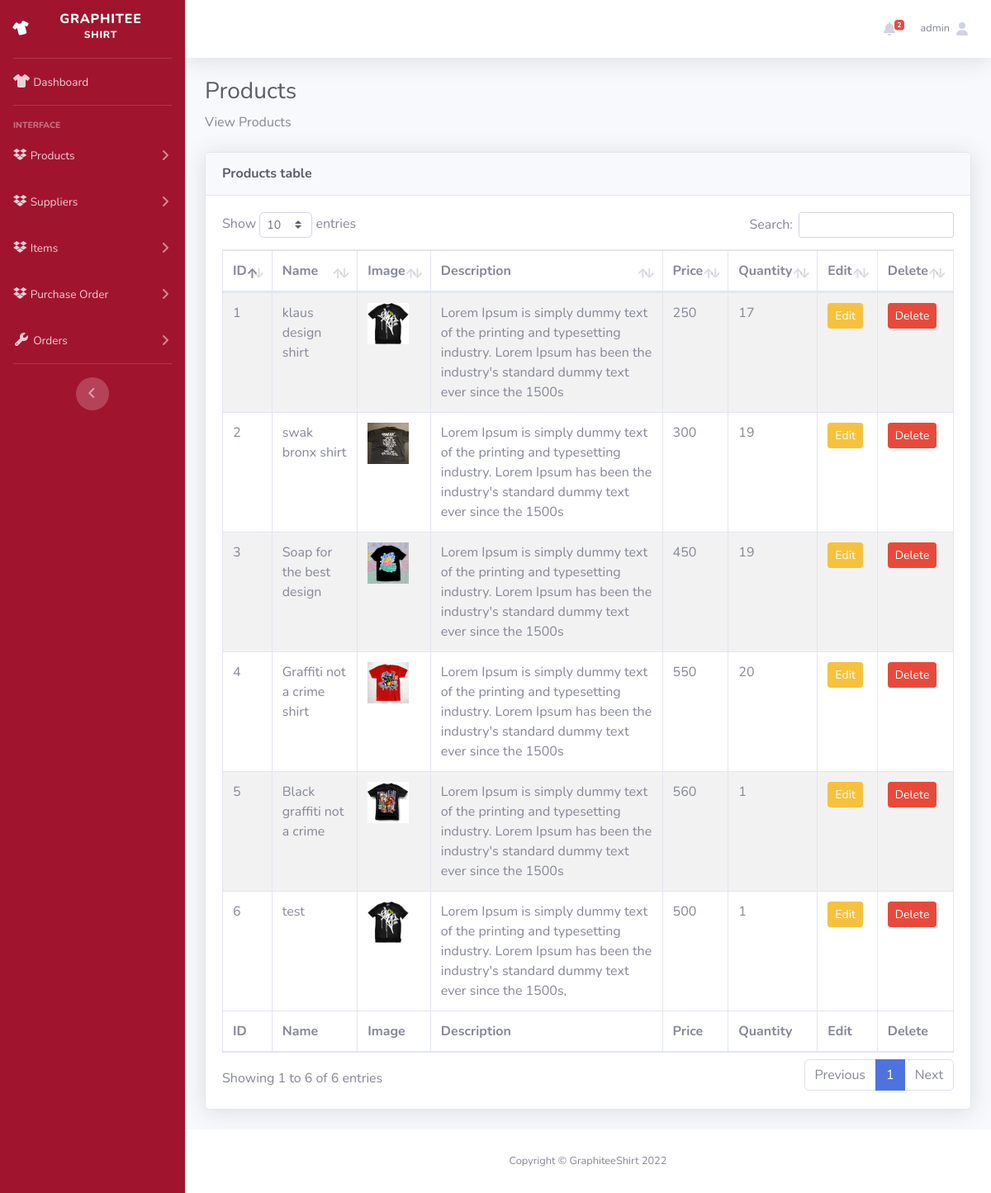
The page /view-products.php (signed in) on the database its author committed.
### tables this page shows
CREATE TABLE `products` (
  `id` int(11) NOT NULL,
  `code` varchar(50) DEFAULT NULL,
  `name` varchar(255) NOT NULL,
  `slug` varchar(255) NOT NULL,
  `image` varchar(255) NOT NULL,
  `description` text NOT NULL,
  `price` int(11) NOT NULL,
  `quantity` int(11) NOT NULL
);

### classes/connectiondb.php (called while the page is built, shortened)
<?php
class connection
{
    protected function connect()
    {
        try {
            $servername = "localhost";
            $username = "root";
            $password = "";
            $conn = new PDO("mysql:host=$servername;dbname=ooplogin", $username, $password);
            $conn->setAttribute(PDO::ATTR_ERRMODE, PDO::ERRMODE_EXCEPTION);
            return $conn;
        } catch (PDOException $e) {
            echo "Connection failed: " . $e->getMessage();
            die();
        }
    }
}

### classes/viewproductModel.php (called while the page is built, shortened)
<?php
class viewproducts extends connection
{
    function getAll($table)
    {
        $sql = "SELECT * FROM $table";
        $stmt = $this->connect()->prepare($sql);
        $stmt->execute();
        return $stmt;
    }
    function getAllQuantity($table)
    {
        $sql = "SELECT * FROM $table WHERE quantity < 5";
        $stmt = $this->connect()->prepare($sql);
        $stmt->execute();
        return $stmt;
    }
}

### view-products.php (the view, shortened to what this page needs)
<?php
include "classes/connectiondb.php";
include "classes/viewproductModel.php";
?>
<!DOCTYPE html>
<html lang="en">
<head>
    <link href="vendors/fontawesome-free/css/all.min.css" rel="stylesheet" type="text/css">
    <link href="dashboard/css/sb-admin-2.min.css" rel="stylesheet">
    <link href="vendors/datatables/dataTables.bootstrap4.min.css" rel="stylesheet">
    <link rel="stylesheet" href="https://cdnjs.cloudflare.com/ajax/libs/font-awesome/6.1.2/css/all.min.css">
    <link rel="stylesheet" href="styles/viewProduct.css">
</head>
<body id="page-top">
    <div id="wrapper">
        <ul class="navbar-nav bg-gradient-primary sidebar sidebar-dark accordion" id="accordionSidebar">
            <a class="sidebar-brand d-flex align-items-center justify-content-center" href="adminDashboard.php">
                <div class="sidebar-brand-icon rotate-n-15">
                    <i class="fa-solid fa-shirt"></i>
                </div>
                <div class="sidebar-brand-text mx-3">Graphitee <sup>Shirt</sup></div>
            </a>
            <hr class="sidebar-divider my-0">
            <li class="nav-item">
                <a class="nav-link" href="adminDashboard.php">
                    <i class="fa-solid fa-shirt"></i>
                    <span>Dashboard</span></a>
            </li>
            <hr class="sidebar-divider">
            <div class="sidebar-heading">
                Interface
            </div>
            <li class="nav-item">
                <a class="nav-link collapsed" href="#" data-toggle="collapse" data-target="#collapseTwo" aria-expanded="true" aria-controls="collapseTwo">
                    <i class="fa-brands fa-dropbox"></i>
                    <span>Products</span>
                </a>
            </li>
            <li class="nav-item">
                <a class="nav-link collapsed" href="#" data-toggle="collapse" data-target="#collapse3" aria-expanded="true" aria-controls="collapse3">
                    <i class="fa-brands fa-dropbox"></i>
                    <span>Suppliers</span>
                </a>
            </li>
            <li class="nav-item">
                <a class="nav-link collapsed" href="#" data-toggle="collapse" data-target="#collapse4" aria-expanded="true" aria-controls="collapse4">
                    <i class="fa-brands fa-dropbox"></i>
                    <span>Items </span>
                </a>
            </li>
            <li class="nav-item">
                <a class="nav-link collapsed" href="#" data-toggle="collapse" data-target="#collapse5" aria-expanded="true" aria-controls="collapse4">
                    <i class="fa-brands fa-dropbox"></i>
                    <span>Purchase Order </span>
                </a>
            </li>
            <li class="nav-item">
                <a class="nav-link collapsed" href="#" data-toggle="collapse" data-target="#collapseUtilities" aria-expanded="true" aria-controls="collapseUtilities">
                    <i class="fas fa-fw fa-wrench"></i>
                    <span>Orders</span>
                </a>
            </li>
            <hr class="sidebar-divider">
            <div class="text-center d-none d-md-inline">
                <button class="rounded-circle border-0" id="sidebarToggle"></button>
            </div>
        </ul>
        <div id="content-wrapper" class="d-flex flex-column">
            <div id="content">
                <nav class="navbar navbar-expand navbar-light bg-white topbar mb-4 static-top shadow">
                    <ul class="navbar-nav ml-auto">
                        <?php
                        $views = new viewproducts();
                        $prods = $views->getAllQuantity("products");
                        $low = $prods->rowCount();
                        if ($low == 0) {
                            $none = "style='display:none;'";
                        } else {
                            $none = "";
                            $shake = "fa-shake";
                        }
                        ?>
                        <li class="nav-item dropdown no-arrow mx-1">
                            <a class="nav-link dropdown-toggle" href="#" id="alertsDropdown" role="button" data-toggle="dropdown" aria-haspopup="true" aria-expanded="false">
                                <i class="fas fa-bell fa-fw <?php echo $shake ?>"></i>
                                <span <?php echo $none ?> class="badge badge-danger badge-counter"> <?php echo $low ?> </span>
                            </a>
                                <?php
                                $view = new viewproducts();
                                $prod = $view->getAllQuantity("products");
                                ?>
                        </li>
                        <li class="nav-item dropdown no-arrow">
                            <a class="nav-link dropdown-toggle" href="#" id="userDropdown" role="button" data-toggle="dropdown" aria-haspopup="true" aria-expanded="false">
                                <span class="mr-2 d-none d-lg-inline text-gray-600 small"><?php echo $_SESSION["usernameid"]; ?></span>
                                <i class="fa-solid fa-user"></i>
                            </a>
                        </li>
                    </ul>
                </nav>
                <div class="container-fluid">
                    <h1 class="h3 mb-2 text-gray-800">Products</h1>
                    <p class="mb-4">View Products</p>
                    <div class="card shadow mb-4">
                        <div class="card-header py-3">
                            <h6 class="m-0 font-weight-bold text-dark">Products table</h6>
                        </div>
                        <div class="card-body" id="products_table">
                            <div class="table-responsive">
                                <table id="dataTable" class="table table-striped table-bordered" style="width:100%">
                                    <thead class="">
                                        <tr>
                                            <th>ID</th>
                                            <th>Name</th>
                                            <th>Image</th>
                                            <th>Description</th>
                                            <th>Price</th>
                                            <th>Quantity</th>
                                            <th>Edit</th>
                                            <th>Delete</th>
                                        </tr>
                                    </thead>
                                    <tbody>
                                        <?php
                                        $view = new viewproducts();
                                        $prod = $view->getAll("products");
                                        if ($prod->rowCount() > 0) {
                                            foreach ($prod as $items) {
                                        ?>
                                                <tr>
                                                    <td><?= $items['id']; ?> </td>
                                                    <td><?= $items['name']; ?> </td>
                                                    <td>
                                                        <img src="uploads/<?= $items['image']; ?>" width="50px" height="50px" alt="<?= $items['name']; ?>">
                                                    </td>
                                                    <td><?= $items['description']; ?></td>
                                                    <td><?= $items['price']; ?></td>
                                                    <td><?= $items['quantity']; ?></td>
                                                    <td>
                                                        <a href="editProduct.php?myid=<?= $items['id']; ?>" class="btn btn-sm btn-warning">Edit</a>
                                                    </td>
                                                    <td>
                                                        <button name="delete_Product" type="button" class="btn btn-sm btn-danger deleteProduct" value="<?= $items['id']; ?>">Delete</button>
                                                    </td>
                                                </tr>
                                        <?php
                                            }
                                        } else {
                                            echo "No Records Found";
                                        }
                                        ?>
                                    </tbody>
                                    <tfoot>
                                        <tr>
                                            <th>ID</th>
                                            <th>Name</th>
                                            <th>Image</th>
                                            <th>Description</th>
                                            <th>Price</th>
                                            <th>Quantity</th>
                                            <th>Edit</th>
                                            <th>Delete</th>
                                        </tr>
                                    </tfoot>
                                </table>
                            </div>
                        </div>
                    </div>
                </div>
            </div>
            <footer class="sticky-footer bg-white">
                <div class="container my-auto">
                    <div class="copyright text-center my-auto">
                        <span>Copyright &copy; GraphiteeShirt 2022</span>
                    </div>
                </div>
            </footer>
        </div>
    </div>
</body>
</html>

### styles/viewProduct.css (style rules this page uses)
table.dataTable thead .sorting:after, table.dataTable thead .sorting:before, table.dataTable thead .sorting_asc:after, table.dataTable thead .sorting_asc:before, table.dataTable thead .sorting_asc_disabled:after, table.dataTable thead .sorting_asc_disabled:before, table.dataTable thead .sorting_desc:after, table.dataTable thead .sorting_desc:before, table.dataTable thead .sorting_desc_disabled:after, table.dataTable thead .sorting_desc_disabled:before { bottom: .5em; }
body { overflow:auto; }
footer { position:static; }
#accordionSidebar { background:#a1142e; }

### rows shown on the page
products: id "1", name "klaus design shirt", image (picture), description "Lorem Ipsum is simply dummy text of the printing and typesetting industry. Lorem Ipsum has been the industry's standard dummy text ever since the 1500s", price "250", quantity "17"
products: id "2", name "swak bronx shirt", image (picture), description "Lorem Ipsum is simply dummy text of the printing and typesetting industry. Lorem Ipsum has been the industry's standard dummy text ever since the 1500s", price "300", quantity "19"
products: id "3", name "Soap for the best design", image (picture), description "Lorem Ipsum is simply dummy text of the printing and typesetting industry. Lorem Ipsum has been the industry's standard dummy text ever since the 1500s", price "450", quantity "19"
products: id "4", name "Graffiti not a crime shirt", image (picture), description "Lorem Ipsum is simply dummy text of the printing and typesetting industry. Lorem Ipsum has been the industry's standard dummy text ever since the 1500s", price "550", quantity "20"
products: id "5", name "Black graffiti not a crime", image (picture), description "Lorem Ipsum is simply dummy text of the printing and typesetting industry. Lorem Ipsum has been the industry's standard dummy text ever since the 1500s", price "560", quantity "1"
products: id "6", name "test", image+name (picture), description "Lorem Ipsum is simply dummy text of the printing and typesetting industry. Lorem Ipsum has been the industry's standard dummy text ever since the 1500s,", price "500", quantity "1"

### other values the page prints
$low "2"
$_SESSION["usernameid"] "admin"
